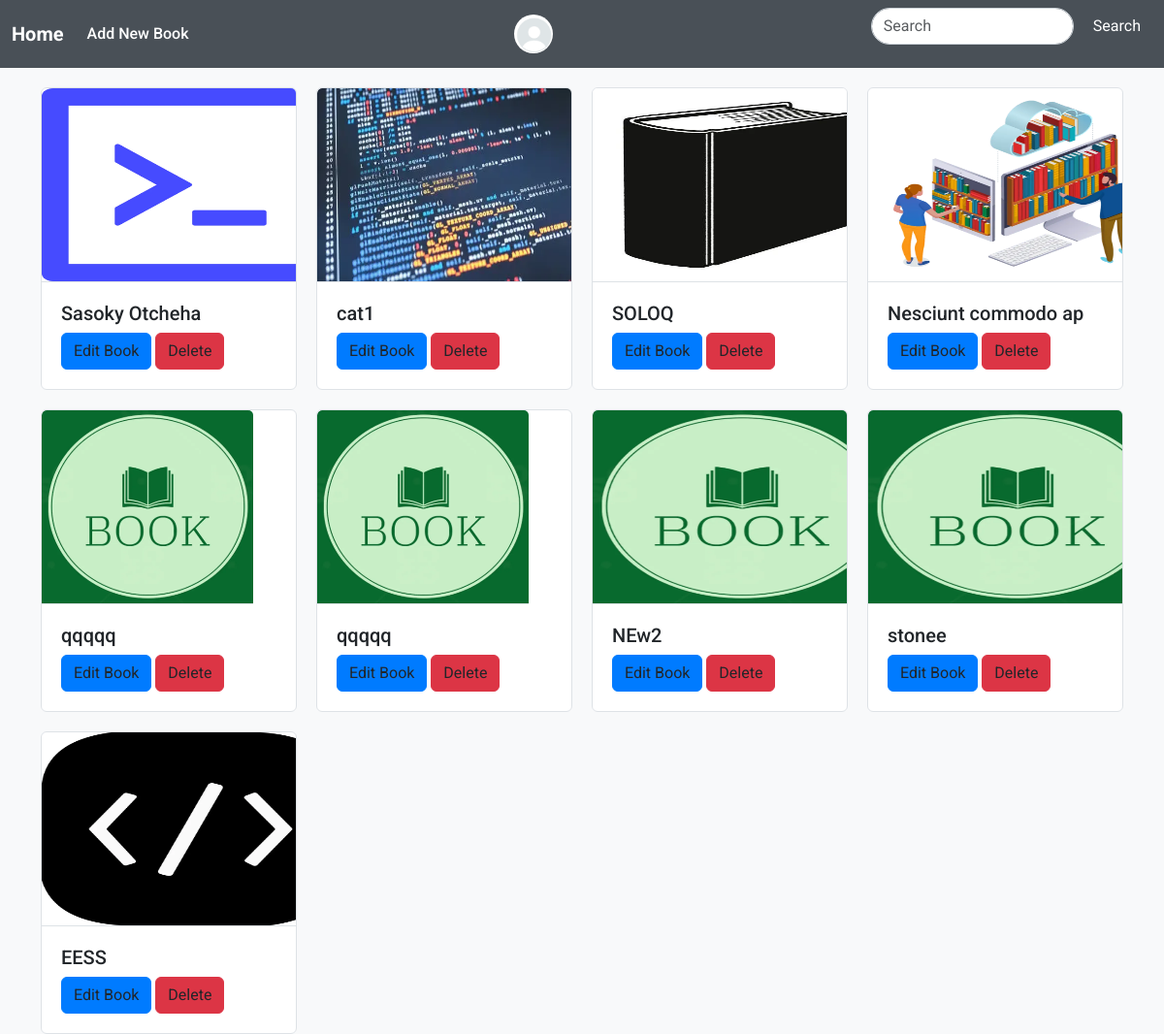
The page / (signed in) on the database its author committed.
### userauths/models.py (models this page shows, shortened)
class User(AbstractUser):
    first_name = models.CharField(max_length=255, null=True, blank=True)
    last_name = models.CharField(max_length=255, null=True, blank=True)
    username = models.CharField(max_length=255, unique=True, null=True, blank=True)
    email = models.EmailField(unique=True)
    USERNAME_FIELD = "email"
    REQUIRED_FIELDS = ['username']

class Profile(models.Model):
    user = models.OneToOneField(User, on_delete=models.CASCADE)
    cover_images = models.ImageField(upload_to='Images_Profile', null=True, blank=True, default='default.png')
    phone = models.CharField(max_length=200, null=True ,blank=True)
    address = models.CharField(max_length=200 ,null=True ,blank=True)
    verified = models.BooleanField(default=False)

### book/models.py (models this page shows, shortened)
class Book(models.Model):
    title = models.CharField(max_length=200)
    author = models.CharField(max_length=200, blank=True)
    photo_book = models.ImageField(upload_to='photos_books', null=True, blank=True, default='book.jpg')
    photo_author = models.ImageField(upload_to='photos_authors', null=True, blank=True)
    pages = models.IntegerField()
    price = models.DecimalField(max_digits=5, decimal_places=2,null=True, blank=True)
    descripition = models.TextField(null=True, blank=True)
    created_at = models.DateTimeField(auto_now_add=True)
    active = models.BooleanField(default=True)
    status = models.CharField(max_length=50, choices=status_books, null=True, blank=True)

### book/views.py (the view)
# urls.py: path('', BookListView.as_view(), name='book'),
class BookListView(LoginRequiredMixin, ListView):
    model = Book
    template_name = 'book/home.html'
    context_object_name = 'books'
    def get_queryset(self):
        query = self.request.GET.get('search', '')
        return Book.objects.filter(
            Q(title__icontains=query) | Q(author__icontains=query)
        ).distinct()
    def get_context_data(self, **kwargs):
        context = super().get_context_data(**kwargs)
        context['query'] = self.request.GET.get('search', '')
        return context

### book/templates/book/home.html (shortened to what this page needs)
{% extends 'base.html' %}
{% load static %}
{% block body %}
<head>
</head>
    <div class="container">
        <div class="grid-container">
            {% for book in books %}
                <div class="card">
                    <a href="{% url 'book:book_details' book.pk %}">
                        {% if book.photo_book %}
                            <img src="{{ book.photo_book.url }}" style="width:306.9px; height:200px;" class="card-img-top" alt="Sample Image">
                        {% else %}
                            <img src="{% static 'assets/img/book.jpg' %}" style="width:218px; height:200px;" class="card-img-top" alt="Default Image">
                        {% endif %}
                    </a>
                    <div class="card-body">
                        <a href="{% url 'book:book_details' book.pk %}" style="text-decoration: none;"><h5 class="card-title">{{book.title}}</h5></a>
                        <a href="{% url 'book:edit_book' book.pk %}" class="btn btn-primary">Edit Book</a>
                        <a href="{% url 'book:delete_book' book.pk %}" class="btn btn-danger">Delete</a>
                    </div>
                </div>
            {% endfor %}
        </div>
    </div>
{% endblock body %}

### templates/base.html (shortened to what this page needs)
{% load static %}
{% load django_bootstrap5 %}
{% bootstrap_css %}
<!DOCTYPE html>
<html lang="en">
<head>
    <link rel="stylesheet" href="https://cdnjs.cloudflare.com/ajax/libs/animate.css/4.1.1/animate.min.css"/>
</head>
<body>
    <nav class="navbar navbar-expand-lg navbar-dark">
        <div class="container-fluid">
            <a class="navbar-brand" href="/">Home</a>
            <div class="collapse navbar-collapse" id="navbarSupportedContent">
                <ul class="navbar-nav me-auto mb-2 mb-lg-0">
                    <li class="nav-item">
                        <a class="nav-link" href="{% url 'book:add_book' %}">Add New Book</a>
                    </li>
                </ul>
                <button class="btn dropdown-toggle" type="button" id="dropdownMenuButton" data-bs-toggle="dropdown" aria-expanded="false">
                    <img src="{{ user.profile.cover_images.url }}" alt="User" class="user-img">
                </button>
                <form class="d-flex ms-auto" role="search" method="get" action="">
                    <input class="form-control me-2" type="search" name="search" placeholder="Search" aria-label="Search" value="{{ query }}">
                    <button class="btn btn-outline-light" type="submit">Search</button>
                </form>
            </div>
        </div>
    </nav>
    {% block body %}{% endblock body %}
</body>
</html>

### templates/base.html (style rules this page uses)
body { font-family: 'Roboto', sans-serif; background-color: #f8f9fa; margin: 0; padding: 0; animation: fade-in 0.5s ease-out forwards; }
.navbar { background-color: #343a40; transition: background-color 0.3s ease; }
.navbar-brand { color: #ffffff; font-weight: 700; transition: color 0.3s ease; }
.navbar-nav .nav-link { color: #ffffff; font-weight: 500; transition: color 0.3s ease; }
.dropdown-toggle::after { display: none; }
.user-img { width: 40px; height: 40px; border-radius: 50%; object-fit: cover; border: none; background: transparent; box-shadow: none; transition: transform 0.3s ease; }
.form-control { border-radius: 20px; border-color: #ced4da; transition: border-color 0.3s ease; }
.btn-outline-light { color: #ffffff; border-color: #ffffff; transition: background-color 0.3s ease, color 0.3s ease; border: none; }
.btn { transition: background-color 0.3s ease, transform 0.3s ease; }

### book/templates/book/home.html (style rules this page uses)
.container { margin-top: 20px; }
.grid-container { display: grid; grid-template-columns: repeat(4, 1fr); gap: 20px; }
.card { border: 1px solid #dee2e6; border-radius: 0.375rem; overflow: hidden; display: flex; flex-direction: column; height: 100%; transition: transform 0.4s ease, box-shadow 0.4s ease, opacity 0.4s ease; opacity: 0; animation: fadeInUp 1s forwards; perspective: 1000px; }
.card img { width: 100%; height: auto; border-bottom: 1px solid #dee2e6; transition: transform 0.4s ease, filter 0.4s ease; }
.card-body { padding: 20px; flex-grow: 1; }
.btn-primary { background-color: #007bff; border-color: #007bff; transition: background-color 0.3s ease, transform 0.3s ease; }
.btn-danger { background-color: #dc3545; border-color: #dc3545; transition: background-color 0.3s ease, transform 0.3s ease; }
.card a { text-decoration: none; color: inherit; transition: color 0.3s ease; }

### rows shown on the page
User: profile.cover_images (placeholder picture)
Book: photo_book (picture), title "Sasoky Otcheha"
Book: photo_book (picture), title "cat1"
Book: photo_book (picture), title "SOLOQ"
Book: photo_book (picture), title "Nesciunt commodo ap"
Book: title "qqqqq"
Book: title "qqqqq"
Book: photo_book (picture), title "NEw2"
Book: photo_book (picture), title "stonee"
Book: photo_book (picture), title "EESS"
